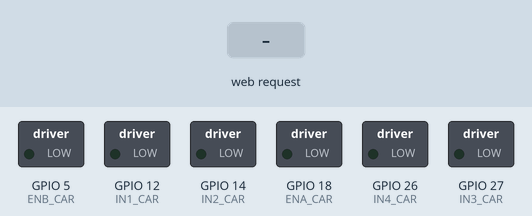
A sketch run on a simulated ESP32. On the bench: switched loads named in the sketch (green lamp = pin HIGH). The test bench sets the inputs (shaded band). WiFi joins after 1.5 s; servers stay silent unless stated; what the sketch prints to the serial monitor is not drawn.

Above: at 2.7 s.
2.8 s: HTTP request GET /forward received
At 2.85 s:
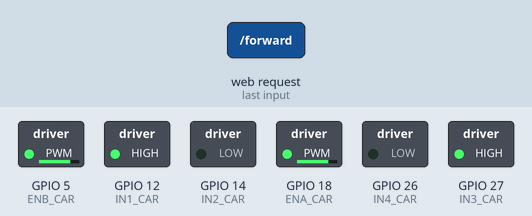
4.4 s: HTTP request GET /backward received
At 4.45 s:
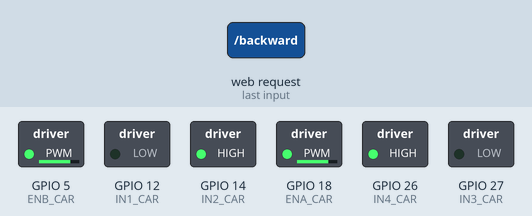
6.0 s: HTTP request GET /forward?speed=1 received
At 7.0 s:
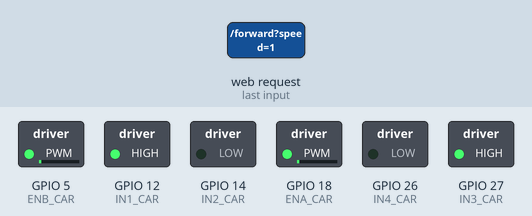
Timing chart, 0 to 30.2 s (numbered marks = the images above; inputs shaded):
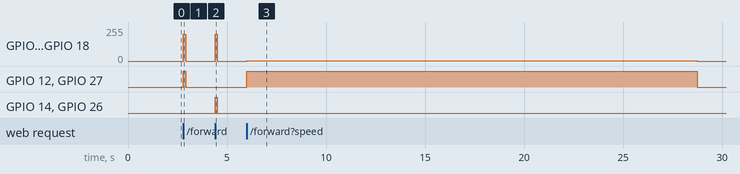

Measured:
- after the input at 2.8 s, GPIO 5 (ENB_CAR), GPIO 18 (ENA_CAR): 0/255 → 199/255 at once, → 0/255 0.11 s later; GPIO 12 (IN1_CAR), GPIO 27 (IN3_CAR): LOW → HIGH at once, → LOW 0.11 s later
- after the input at 4.4 s, GPIO 5 (ENB_CAR), GPIO 18 (ENA_CAR): 0/255 → 199/255 at once, → 0/255 0.11 s later; GPIO 14 (IN2_CAR), GPIO 26 (IN4_CAR): LOW → HIGH at once, → LOW 0.11 s later
- after the input at 6.0 s, GPIO 5 (ENB_CAR), GPIO 18 (ENA_CAR): 0/255 → 1/255 at once, → 0/255 22.8 s later; GPIO 12 (IN1_CAR), GPIO 27 (IN3_CAR): LOW → HIGH at once, → LOW 22.8 s later

The sketch:

tile_cart_esp32.ino
```cpp
#include <WiFi.h>
#include <WebServer.h>
#if __has_include(<esp_arduino_version.h>)
#include <esp_arduino_version.h>
#endif

#ifndef ESP_ARDUINO_VERSION_MAJOR
#define ESP_ARDUINO_VERSION_MAJOR 2
#endif

// ================= WIFI =================
const char* ssid = "YOUR_HOTSPOT_NAME";
const char* password = "YOUR_HOTSPOT_PASSWORD";

WebServer server(80);

// ================= L298N =================
#define IN1_CAR 12
#define IN2_CAR 14
#define IN3_CAR 27
#define IN4_CAR 26

#define ENA_CAR 18
#define ENB_CAR 5

// ================= PWM =================
#define PWM_FREQ 1000
#define PWM_RESOLUTION 8
#define PWM_CHANNEL_LEFT 0
#define PWM_CHANNEL_RIGHT 1

int leftSpeed = 200;
int rightSpeed = 200;

float moveDistanceCm = 5.0;
// Initial calibration: 130 ms/cm at PWM 35. Movement time is adjusted when
// the GUI changes PWM so the requested distance remains approximately stable.
const float CALIBRATION_PWM = 35.0;
const float MILLISECONDS_PER_CM_AT_CALIBRATION_PWM = 130.0;

// ================= FUNCTION PROTOTYPES =================
void forward();
void backward();
void stopCar();
void moveForward();
void moveBackward();
void handleRoot();
void handleSpeed();
void handleDistance();
void applyMovementSettings();
unsigned long movementTimeMs();
String formatDistance();

void setupMotorPwm() {
#if ESP_ARDUINO_VERSION_MAJOR >= 3
  ledcAttach(ENA_CAR, PWM_FREQ, PWM_RESOLUTION);
  ledcAttach(ENB_CAR, PWM_FREQ, PWM_RESOLUTION);
#else
  ledcSetup(PWM_CHANNEL_LEFT, PWM_FREQ, PWM_RESOLUTION);
  ledcSetup(PWM_CHANNEL_RIGHT, PWM_FREQ, PWM_RESOLUTION);
  ledcAttachPin(ENA_CAR, PWM_CHANNEL_LEFT);
  ledcAttachPin(ENB_CAR, PWM_CHANNEL_RIGHT);
#endif
}

void writeMotorPwm(int leftPwm, int rightPwm) {
#if ESP_ARDUINO_VERSION_MAJOR >= 3
  ledcWrite(ENA_CAR, leftPwm);
  ledcWrite(ENB_CAR, rightPwm);
#else
  ledcWrite(PWM_CHANNEL_LEFT, leftPwm);
  ledcWrite(PWM_CHANNEL_RIGHT, rightPwm);
#endif
}

void setup() {
  Serial.begin(115200);

  pinMode(IN1_CAR, OUTPUT);
  pinMode(IN2_CAR, OUTPUT);
  pinMode(IN3_CAR, OUTPUT);
  pinMode(IN4_CAR, OUTPUT);

  setupMotorPwm();

  stopCar();

  // ================= CONNECT TO HOTSPOT =================
  WiFi.mode(WIFI_STA);
  WiFi.begin(ssid, password);

  Serial.println();
  Serial.print("Connecting to hotspot");

  while (WiFi.status() != WL_CONNECTED) {
    delay(500);
    Serial.print(".");
  }

  Serial.println();
  Serial.println("=================================");
  Serial.println("ESP32 CONNECTED");
  Serial.print("IP Address: ");
  Serial.println(WiFi.localIP());
  Serial.println("Open this IP in your browser");
  Serial.println("=================================");

  // ================= WEB ROUTES =================
  server.on("/", handleRoot);

  server.on("/forward", []() {
    applyMovementSettings();
    moveForward();
    String message = "Moved Forward " + formatDistance() + " cm at PWM " + String(leftSpeed);
    server.send(200, "text/plain", message);
  });

  server.on("/backward", []() {
    applyMovementSettings();
    moveBackward();
    String message = "Moved Backward " + formatDistance() + " cm at PWM " + String(leftSpeed);
    server.send(200, "text/plain", message);
  });

  server.on("/stop", []() {
    stopCar();
    server.send(200, "text/plain", "Stopped");
  });

  server.on("/speed", handleSpeed);
  server.on("/distance", handleDistance);

  server.onNotFound([]() {
    server.send(404, "text/plain", "Route not found");
  });

  server.begin();
  Serial.println("Web Server Started");
}

void loop() {
  server.handleClient();
}

// ================= SETTINGS =================
void handleSpeed() {
  if (!server.hasArg("val")) {
    server.send(400, "text/plain", "Missing speed value");
    return;
  }

  int requestedSpeed = server.arg("val").toInt();
  if (requestedSpeed < 1 || requestedSpeed > 255) {
    server.send(400, "text/plain", "PWM speed must be between 1 and 255");
    return;
  }

  leftSpeed = requestedSpeed;
  rightSpeed = requestedSpeed;
  server.send(200, "text/plain", "PWM speed set to " + String(requestedSpeed));
}

void handleDistance() {
  if (!server.hasArg("val")) {
    server.send(400, "text/plain", "Missing distance value");
    return;
  }

  float requestedDistance = server.arg("val").toFloat();
  if (requestedDistance <= 0.0) {
    server.send(400, "text/plain", "Distance must be greater than 0 cm");
    return;
  }

  moveDistanceCm = requestedDistance;
  server.send(200, "text/plain", "Distance set to " + formatDistance() + " cm");
}

void applyMovementSettings() {
  if (server.hasArg("speed")) {
    int requestedSpeed = server.arg("speed").toInt();
    if (requestedSpeed >= 1 && requestedSpeed <= 255) {
      leftSpeed = requestedSpeed;
      rightSpeed = requestedSpeed;
    }
  }

  if (server.hasArg("distance")) {
    float requestedDistance = server.arg("distance").toFloat();
    if (requestedDistance > 0.0) {
      moveDistanceCm = requestedDistance;
    }
  }
}

// ================= WEB PAGE =================
void handleRoot() {
  String distance = formatDistance();
  String html =
    "<!DOCTYPE html>"
    "<html>"
    "<head>"
    "<meta name='viewport' content='width=device-width, initial-scale=1'>"
    "<title>ESP32 Car</title>"
    "<script>"
    "function sendCommand(cmd){"
    "fetch('/' + cmd)"
    ".then(res => res.text())"
    ".then(data => {document.getElementById('status').innerHTML = data;});"
    "}"
    "</script>"
    "</head>"
    "<body style='text-align:center;font-family:Arial;'>"
    "<h2>ESP32 CAR CONTROL</h2>"
    "<p id='status'>Ready - PWM " + String(leftSpeed) + ", " + distance + " cm</p>"
    "<button onclick=\"sendCommand('forward')\" style='width:220px;height:70px;font-size:22px;'>"
    "FORWARD " + distance + " cm"
    "</button>"
    "<br><br>"
    "<button onclick=\"sendCommand('backward')\" style='width:220px;height:70px;font-size:22px;'>"
    "BACKWARD " + distance + " cm"
    "</button>"
    "<br><br>"
    "<button onclick=\"sendCommand('stop')\" style='width:220px;height:70px;font-size:22px;'>"
    "STOP"
    "</button>"
    "</body>"
    "</html>";

  server.send(200, "text/html", html);
}

// ================= MOVEMENT =================
unsigned long movementTimeMs() {
  if (leftSpeed <= 0) {
    return 0;
  }
  float speedScale = CALIBRATION_PWM / (float)leftSpeed;
  return (unsigned long)(
    moveDistanceCm * MILLISECONDS_PER_CM_AT_CALIBRATION_PWM * speedScale
  );
}

String formatDistance() {
  if (moveDistanceCm == (int)moveDistanceCm) {
    return String((int)moveDistanceCm);
  }
  return String(moveDistanceCm, 1);
}

void moveForward() {
  forward();
  delay(movementTimeMs());
  stopCar();
}

void moveBackward() {
  backward();
  delay(movementTimeMs());
  stopCar();
}

// ================= MOTOR CONTROL =================
void forward() {
  digitalWrite(IN1_CAR, HIGH);
  digitalWrite(IN2_CAR, LOW);
  digitalWrite(IN3_CAR, HIGH);
  digitalWrite(IN4_CAR, LOW);

  writeMotorPwm(leftSpeed, rightSpeed);
}

void backward() {
  digitalWrite(IN1_CAR, LOW);
  digitalWrite(IN2_CAR, HIGH);
  digitalWrite(IN3_CAR, LOW);
  digitalWrite(IN4_CAR, HIGH);

  writeMotorPwm(leftSpeed, rightSpeed);
}

void stopCar() {
  digitalWrite(IN1_CAR, LOW);
  digitalWrite(IN2_CAR, LOW);
  digitalWrite(IN3_CAR, LOW);
  digitalWrite(IN4_CAR, LOW);

  writeMotorPwm(0, 0);
}
```
